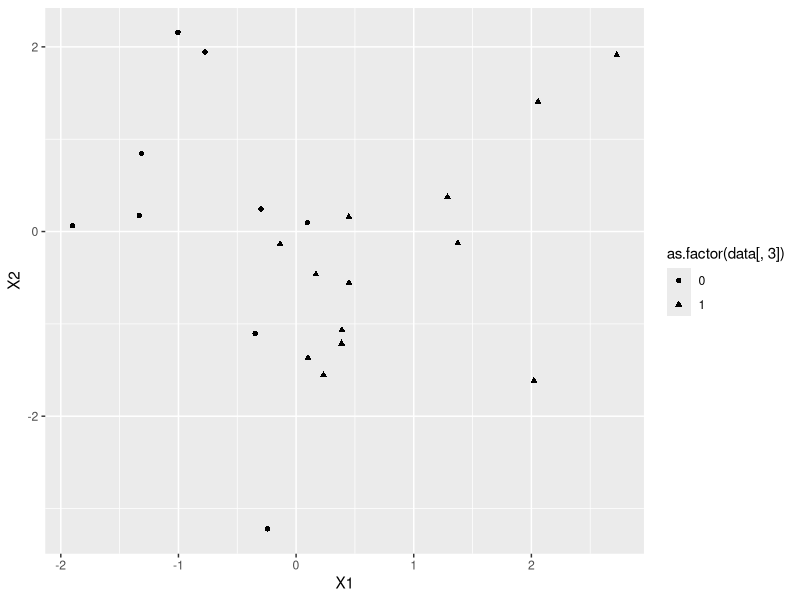
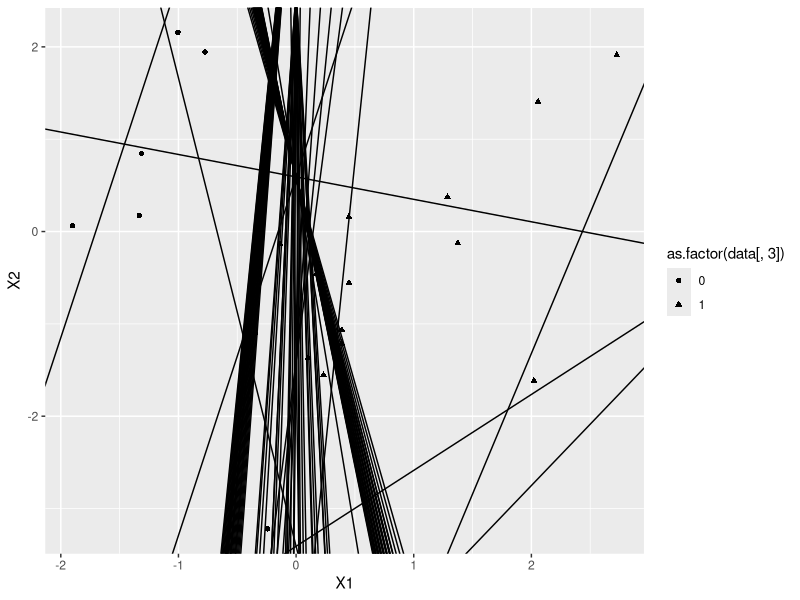
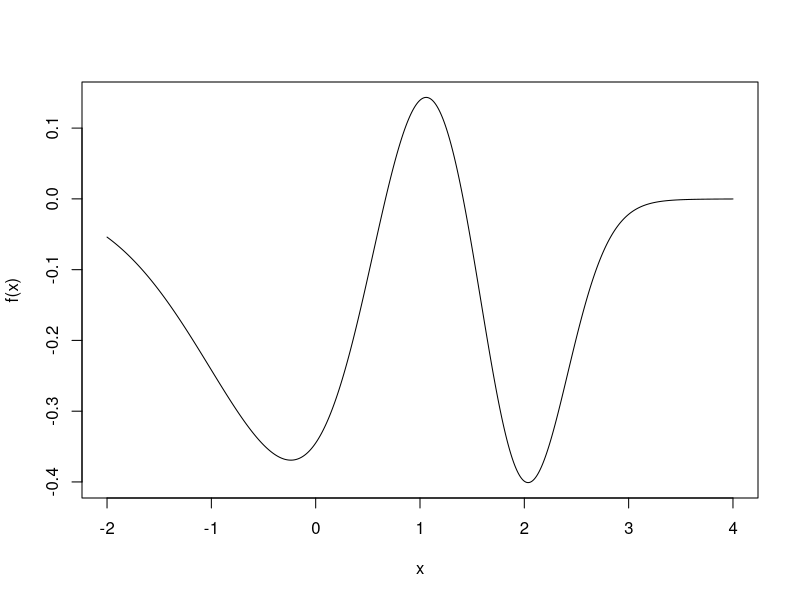
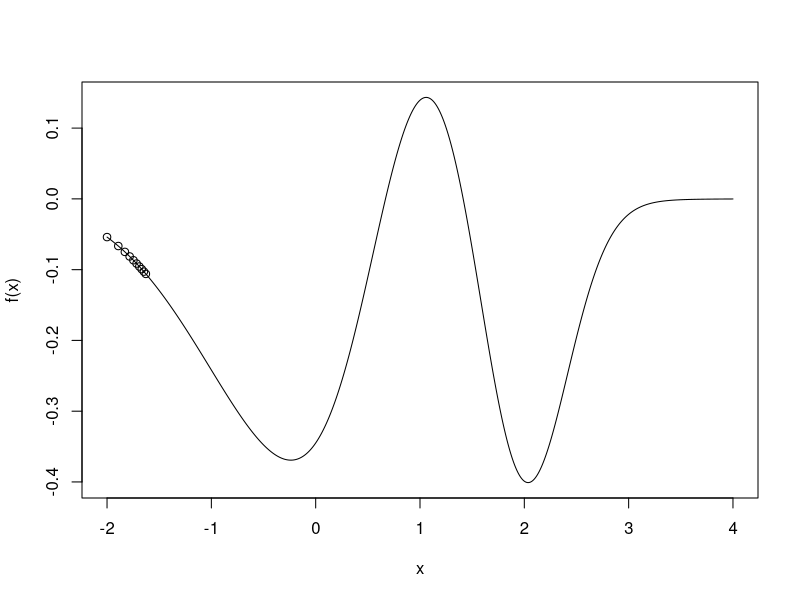
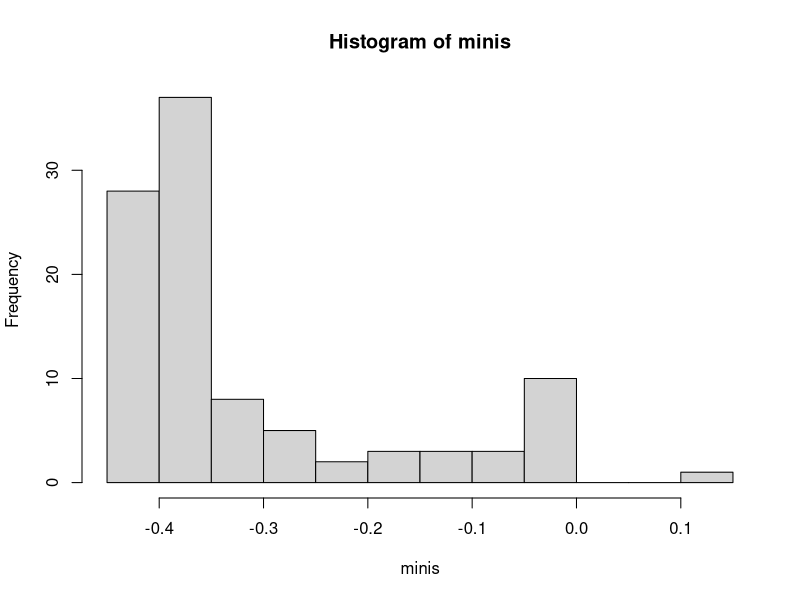

These figures' R source, in order:
## ---- chunk 1
knitr::opts_chunk$set(echo = TRUE)
## ---- chunk 2
library(MASS)
library(ggplot2)
data = mvrnorm(20, c(0, 0), matrix(c(2, 0, 0, 2), 2, 2))
minpos = min(data[,1][which(data[,1] > 0)])
maxneg = max(data[,1][which(data[,1] < 0)])
data = rbind(data.frame(data, data[,1] > 0), c(rep(runif(1, 0, minpos), 2), FALSE),
	c(rep(runif(1, maxneg, 0), 2), TRUE))
v = as.matrix(runif(3, 0, 1))
x.data = cbind(rep(1, dim(data)[1]), as.matrix(data[,1:2]))
y.data = as.matrix((data[,3] - 0.5) * 2)	
y.est = ((x.data %*% v > 0) - 0.5) * 2
v.data = as.matrix(v)
cnt = 1
while(any(y.est != y.data)){
	v = v + t(x.data) %*% (y.data - y.est)
	y.est = ((x.data %*% v > 0) - 0.5) * 2
	v.data = cbind(v.data, v)
	cnt = cnt + 1
	if(cnt == 100){break}}
graph = ggplot(data, mapping = aes(x = X1, y = X2, 
	shape = as.factor(data[,3]))) + geom_point()
graph.points = graph
for(i in 1:dim(v.data)[2]){
	graph = graph + geom_abline(intercept = v.data[1, i], 
		slope = -v.data[2, i] / v.data[3, i])}
plot(graph.points)
plot(graph)
## ---- chunk 3
f = function(x){-dnorm(x, 0, 1) + 0.5 * dnorm(x, 1, 0.5) - 0.4 * dnorm(x, 2, 0.4)}
x = seq(-2, 4, length.out = 500)
graph = spline(x, f(x), n = 1000)
plot(graph, type = 'l', xlab = 'x', ylab = 'f(x)')
## ---- chunk 4
f.prime = function(x, delta = 0.001){(f(x + delta) - f(x - delta)) / (2 * delta)}
print(f.prime(-2))
## ---- chunk 5
gred.des = function(x1, epsilon = 0.05){
	n = 1
	x.data = c(x1)
	while(n == 1 || abs(f.prime(x1)) > epsilon){
		pre = x1
		x1 = x1 - f.prime(x1) / n
		x.data = c(x.data, x1)
		n = n + 1
	}
	return(list(n, x.data, x1, f(x1)))
}
## ---- chunk 6
result = gred.des(-2, epsilon = 0.05)
print(result[1][[1]]) # Iteration times
print(summary(result[2][[1]])) # All x_i
print(result[3][[1]]) # Final x_n
print(result[4][[1]]) # Minimum of f(x)
## ---- chunk 7
x = seq(-2, 4, length.out = 500)
graph = spline(x, f(x), n = 1000)
plot(graph, type = 'l', xlab = 'x', ylab = 'f(x)')
x.1_10 = result[2][[1]][1:10]
points(x.1_10, f(x.1_10))
## ---- chunk 8
xs = runif(100, -2, 4)
gred.des2 = function(x1, epsilon = 0.05){
	n = 1
	x.data = c(x1)
	while(n == 1 || f.prime(x1) > epsilon){
		pre = x1
		x1 = x1 - f.prime(x1) / n
		x.data = c(x.data, x1)
		n = n + 1
	}
	return(f(x1))
}
minis = sapply(xs, gred.des2)
hist(minis)
## ---- chunk 9
print(min(minis))
